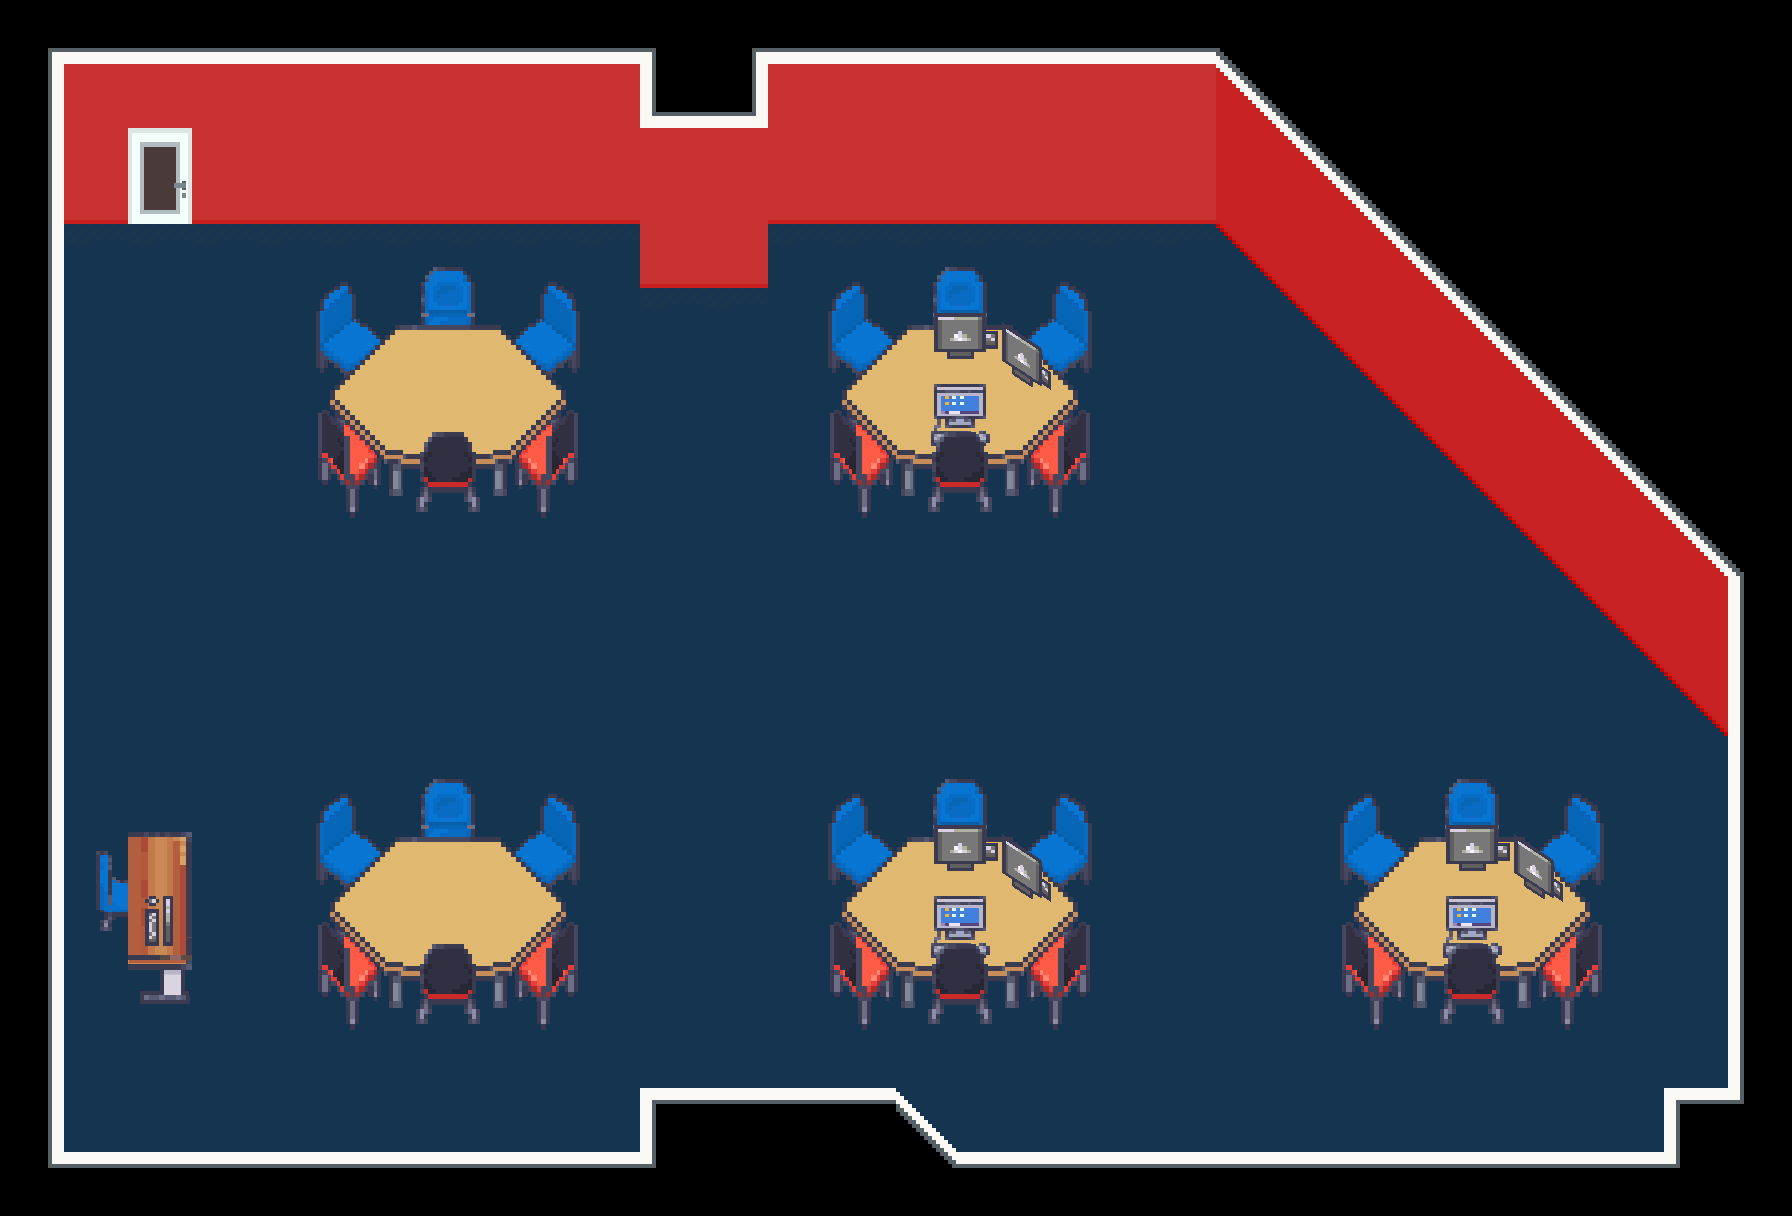

Below is a game level as drawn by its tile map, then a one-line description and the .tmx file that defines it, in full:
An orthogonal 28x19 tile map with 64x64 px tiles, 2 tile layers (Floor, Furnishing), 2 tilesets and 24 objects (Player).

<map version="1.10" tiledversion="1.11.2" orientation="orthogonal" renderorder="right-down" width="28" height="19" tilewidth="64" tileheight="64" infinite="0" nextlayerid="6" nextobjectid="32">
 <properties>
  <property name="display_name" value="Computer Lab 3" />
  <property name="display_title" value="Main Building (L3)" />
 </properties>
 <tileset firstgid="1" version="1.10" tiledversion="1.11.2" name="LCB_indoor" tilewidth="64" tileheight="64" tilecount="1550" columns="25"><image source="../../graphics/tilesets/indoor.png" width="1600" height="3968" />
</tileset>
 <tileset firstgid="1551" version="1.10" tiledversion="1.11.2" name="LCB_furnishing" tilewidth="64" tileheight="64" tilecount="1007" columns="19"><image source="../../graphics/tilesets/furnishing.png" width="1216" height="3392" />
</tileset>
 <layer id="1" name="Floor" width="28" height="19">
  <data encoding="csv">
11,553,553,553,553,553,553,553,553,553,12,11,553,553,553,553,553,553,553,554,0,0,0,0,0,0,0,0,
601,578,578,578,578,578,578,578,578,578,64,63,578,578,578,578,578,578,578,579,554,0,0,0,0,0,0,0,
601,603,603,603,603,603,603,603,603,603,578,578,603,603,603,603,603,603,603,604,579,554,0,0,0,0,0,0,
626,628,628,628,628,628,628,628,628,628,603,603,628,628,628,628,628,628,628,629,604,579,554,0,0,0,0,0,
626,24,24,24,24,24,24,24,24,24,628,628,24,24,24,24,24,24,24,551,629,604,579,554,0,0,0,0,
626,24,24,24,24,24,24,24,24,24,24,24,24,24,24,24,24,24,24,24,551,629,604,579,554,0,0,0,
626,24,24,24,24,24,24,24,24,24,24,24,24,24,24,24,24,24,24,24,24,551,629,604,579,554,0,0,
626,24,24,24,24,24,24,24,24,24,24,24,24,24,24,24,24,24,24,24,24,24,551,629,604,579,554,0,
626,24,24,24,24,24,24,24,24,24,24,24,24,24,24,24,24,24,24,24,24,24,24,551,629,604,579,554,
626,24,24,24,24,24,24,24,24,24,24,24,24,24,24,24,24,24,24,24,24,24,24,24,551,629,604,605,
626,24,24,24,24,24,24,24,24,24,24,24,24,24,24,24,24,24,24,24,24,24,24,24,24,551,629,630,
626,24,24,24,24,24,24,24,24,24,24,24,24,24,24,24,24,24,24,24,24,24,24,24,24,24,551,630,
626,24,24,24,24,24,24,24,24,24,24,24,24,24,24,24,24,24,24,24,24,24,24,24,24,24,24,630,
626,24,24,24,24,24,24,24,24,24,24,24,24,24,24,24,24,24,24,24,24,24,24,24,24,24,24,630,
626,24,24,24,24,24,24,24,24,24,24,24,24,24,24,24,24,24,24,24,24,24,24,24,24,24,24,630,
626,24,24,24,24,24,24,24,24,24,24,24,24,24,24,24,24,24,24,24,24,24,24,24,24,24,24,630,
626,24,24,24,24,24,24,24,24,24,24,24,24,24,24,24,24,24,24,24,24,24,24,24,24,24,24,630,
626,24,24,24,24,24,24,24,24,24,89,288,288,288,690,24,24,24,24,24,24,24,24,24,24,24,89,37,
36,288,288,288,288,288,288,288,288,288,37,0,0,0,40,288,288,288,288,288,288,288,288,288,288,288,37,0
</data>
 </layer>
 <layer id="2" name="Furnishing" width="28" height="19">
  <data encoding="csv">
0,0,0,0,0,0,0,0,0,0,0,0,0,0,0,0,0,0,0,0,0,0,0,0,0,0,0,0,
0,0,0,0,0,0,0,0,0,0,0,0,0,0,0,0,0,0,0,0,0,0,0,0,0,0,0,0,
0,0,1591,0,0,0,0,0,0,0,0,0,0,0,0,0,0,0,0,0,0,0,0,0,0,0,0,0,
0,0,1610,0,0,0,0,0,0,0,0,0,0,0,0,0,0,0,0,0,0,0,0,0,0,0,0,0,
0,0,0,0,1880,1881,1882,1883,1884,1885,0,0,1874,1875,1876,1877,1878,1879,0,0,0,0,0,0,0,0,0,0,
0,0,0,0,1899,1900,1901,1902,1903,1904,0,0,1893,1894,1895,1896,1897,1898,0,0,0,0,0,0,0,0,0,0,
0,0,0,0,1918,1919,1920,1921,1922,1923,0,0,1912,1913,1914,1915,1916,1917,0,0,0,0,0,0,0,0,0,0,
0,0,0,0,1937,1938,1939,1940,1941,1942,0,0,1931,1932,1933,1934,1935,1936,0,0,0,0,0,0,0,0,0,0,
0,0,0,0,1956,1957,1958,1959,1960,1961,0,0,1950,1951,1952,1953,1954,1955,0,0,0,0,0,0,0,0,0,0,
0,0,0,0,0,0,0,0,0,0,0,0,0,0,0,0,0,0,0,0,0,0,0,0,0,0,0,0,
0,0,0,0,0,0,0,0,0,0,0,0,0,0,0,0,0,0,0,0,0,0,0,0,0,0,0,0,
0,0,0,0,0,0,0,0,0,0,0,0,0,0,0,0,0,0,0,0,0,0,0,0,0,0,0,0,
0,0,0,0,1880,1881,1882,1883,1884,1885,0,0,1874,1875,1876,1877,1878,1879,0,0,1874,1875,1876,1877,1878,1879,0,0,
0,1813,1814,0,1899,1900,1901,1902,1903,1904,0,0,1893,1894,1895,1896,1897,1898,0,0,1893,1894,1895,1896,1897,1898,0,0,
0,1832,1852,0,1918,1919,1920,1921,1922,1923,0,0,1912,1913,1914,1915,1916,1917,0,0,1912,1913,1914,1915,1916,1917,0,0,
0,0,1871,0,1937,1938,1939,1940,1941,1942,0,0,1931,1932,1933,1934,1935,1936,0,0,1931,1932,1933,1934,1935,1936,0,0,
0,0,0,0,1956,1957,1958,1959,1960,1961,0,0,1950,1951,1952,1953,1954,1955,0,0,1950,1951,1952,1953,1954,1955,0,0,
0,0,0,0,0,0,0,0,0,0,0,0,0,0,0,0,0,0,0,0,0,0,0,0,0,0,0,0,
0,0,0,0,0,0,0,0,0,0,0,0,0,0,0,0,0,0,0,0,0,0,0,0,0,0,0,0
</data>
 </layer>
 <objectgroup id="3" name="Entities">
  <object id="1" name="Player" x="159" y="275.5">
   <properties>
    <property name="direction" value="down" />
    <property name="pos" value="main_3" />
   </properties>
   <point />
  </object>
 </objectgroup>
 <objectgroup id="4" name="Collisions">
  <object id="2" x="3" y="1" width="1405.5" height="159" />
  <object id="3" x="1.3333" y="2" width="64" height="1212" />
  <object id="4" x="2.8333" y="1108.33" width="654.167" height="107.333" />
  <object id="6" x="639" y="1049" width="258.5" height="166.5" />
  <object id="8" x="936.75" y="1112.75" width="791" height="100" />
  <object id="9" x="1663" y="1045.5" width="82.5" height="105.75" />
  <object id="13" x="1726.5" y="548" width="66" height="603.25" />
  <object id="15" x="639.333" y="3" width="128.667" height="218.333" />
  <object id="16" x="93.5" y="792.5" width="101" height="162" />
  <object id="17" x="315.25" y="748.25" width="266.5" height="228.5" />
  <object id="18" x="314.75" y="235.25" width="266.5" height="228.5" />
  <object id="19" x="826.75" y="234.75" width="266.5" height="228.5" />
  <object id="20" x="827.75" y="746.25" width="266.5" height="228.5" />
  <object id="21" x="1338.25" y="747.25" width="266.5" height="228.5" />
  <object id="24" x="1216.17" y="64.3335" width="128.667" height="127.333" />
  <object id="25" x="1278.67" y="128.334" width="128.667" height="127.333" />
  <object id="26" x="1343.67" y="192.334" width="128.667" height="127.333" />
  <object id="27" x="1408.17" y="256.334" width="128.667" height="127.333" />
  <object id="28" x="1472.67" y="319.834" width="128.667" height="127.333" />
  <object id="29" x="1535.67" y="384.334" width="128.667" height="127.333" />
  <object id="30" x="1599.67" y="448.834" width="192.667" height="127.333" />
  <object id="31" x="831.667" y="1049.39" width="128.667" height="167" />
 </objectgroup>
 <objectgroup id="5" name="Transition">
  <object id="22" x="127.875" y="222.25" width="64.25" height="2.875">
   <properties>
    <property name="pos" value="main_3_lab3" />
    <property name="target" value="main_3" />
   </properties>
  </object>
 </objectgroup>
</map>
